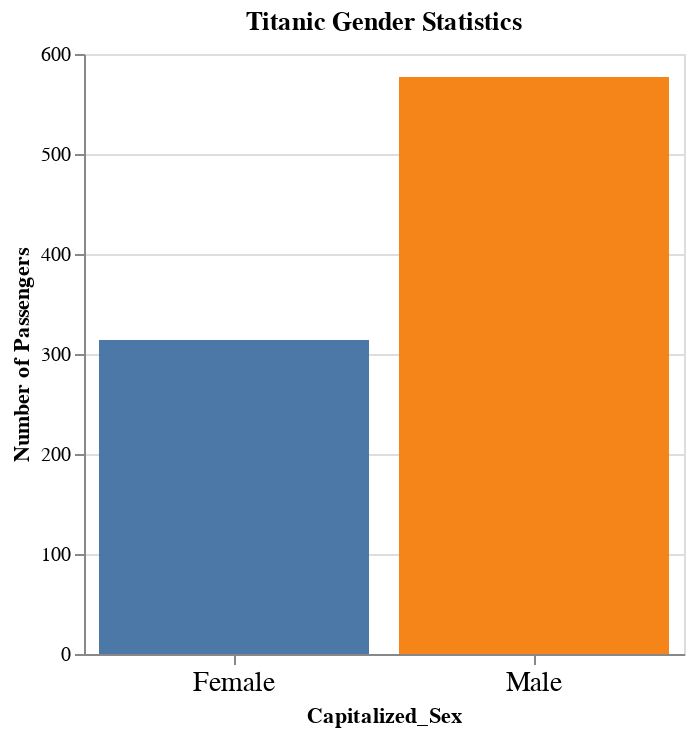

Notebook code for this chart:
### Code cell
# A comparison of the total number of males compared to females


alt.Chart(titanic).mark_bar(
    
).transform_calculate(
    # Generally, it's more efficient to have the data in the form you want
    # before you give it to Altair. But you can also use transforms to do some
    # quick modifications.
    #
    # In this case, we uppercase the first character of the string, and add to it
    # the characters from position 1 onwards. We store that in a temporary variable
    # called "capitalized", which we can then use in our encode() method.
    #
    # Notice that by doing this, altair can't figure out the type of feature that
    # "capitalized" is, so we have to specify its type with :N
    #
    # See https://altair-viz.github.io/user_guide/encoding.html#encoding-data-types
    # and https://altair-viz.github.io/user_guide/transform/index.html
    # for details and:
    # https://vega.github.io/vega/docs/expressions/ for a list of functions you
    # can use in altair expressions.
    Capitalized_Sex = 'upper(datum.Sex[0]) + slice(datum.Sex,1)'
).encode(
    x=alt.X('Capitalized_Sex:N', axis=alt.Axis(labelFontSize=14, labelAngle=0)),
    y=alt.Y('count()', title='Number of Passengers'),
    color=alt.Color('Capitalized_Sex:N', legend=None)
).properties(
    width=300,
    title='Titanic Gender Statistics'
)

### Figure 1 — Vega-Lite specification as saved in the notebook (floating-point values rounded to 4 significant figures; data arrays with more than 128 entries replaced by an {"elided": "..."} marker saying what was removed)
{"config": {"view": {"continuousWidth": 400, "continuousHeight": 300}}, "data": {"name": "data-8158973a3f65ca236fb922f555966b66"}, "mark": "bar", "encoding": {"color": {"type": "nominal", "field": "Capitalized_Sex", "legend": null}, "x": {"type": "nominal", "axis": {"labelAngle": 0, "labelFontSize": 14}, "field": "Capitalized_Sex"}, "y": {"type": "quantitative", "aggregate": "count", "title": "Number of Passengers"}}, "title": "Titanic Gender Statistics", "transform": [{"calculate": "upper(datum.Sex[0]) + slice(datum.Sex,1)", "as": "Capitalized_Sex"}], "width": 300, "$schema": "https://vega.github.io/schema/vega-lite/v4.8.1.json", "datasets": {"data-8158973a3f65ca236fb922f555966b66": {"elided": "891 records"}}}
